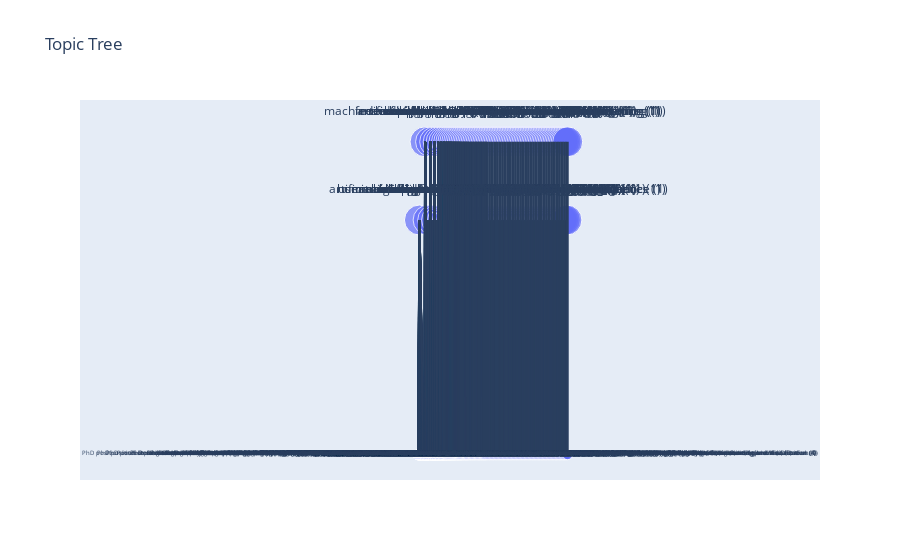

Here is the notebook cell this chart was saved with:
### Code cell
import igraph
import plotly.graph_objs as go
import matplotlib.pyplot as plt

# Create the graph
g = igraph.Graph(directed=True)
x = []
y = []
counterx = 0
countery = 0
offset = 0
upordown = 1
for topic in heirarchy.keys():
    name = f"{topic} ({len(heirarchy[topic])})"
    g.add_vertex(name)
    x.append(round(len(heirarchy[topic])/2) + offset)
    y.append(0.2 if upordown == 0 else 0.15)
    offset += len(heirarchy[topic])*2 +50
    upordown = 1 if upordown == 0 else 0 
    
job_counts = {}    
for topic in heirarchy.keys():
    for job in heirarchy[topic]:
        # Check if the job name has already been added to the graph
        if job in job_counts:
            # If so, increment the count and modify the job name
            count = job_counts[job] + 1
            job_name = f"{job} ({count})"
            job_counts[job] = count
        else:
            # If not, add the job to the graph with count 1
            job_name = job
            job_counts[job] = 1
        g.add_vertex(job_name)
        g.add_edge(f"{topic} ({len(heirarchy[topic])})", job_name)
        x.append(counterx)
        y.append(0)
        counterx += 2
    counterx += 50

        
g.vs['x'] = x
g.vs['y'] = y

vertex_sizes = [10 if g.vs[v]['y']==0 else 30 for v in range(len(g.vs))]


# Create the Plotly figure
fig = go.Figure(
    data=[go.Scatter(x=g.vs['x'], y=g.vs['y'], mode='markers', text=g.vs['name'], hoverinfo='text', marker=dict(size=vertex_sizes))],
    layout=go.Layout(title='Topic Tree', showlegend=False, xaxis=dict(visible=False), yaxis=dict(visible=False))
)

# Add annotations for each vertex
for v in g.vs:
    if v['y'] != 0:
        fig.add_annotation(
            x=v['x'],
            y=v['y'] + 0.02,
            text=v['name'],
            showarrow=False,
            font=dict(size=12)
        )
    else:
        fig.add_annotation(
            x=v['x'],
            y=v['y'] + 0.001,
            text=v['name'],
            showarrow=False,
            font=dict(size=6)
        )

# Add the edges to the figure
for e in g.get_edgelist():
    fig.add_shape(
        type='line',
        x0=g.vs[e[0]]['x'], y0=g.vs[e[0]]['y'], x1=g.vs[e[1]]['x'], y1=g.vs[e[1]]['y']
    )
# Show the figure
fig.show()
